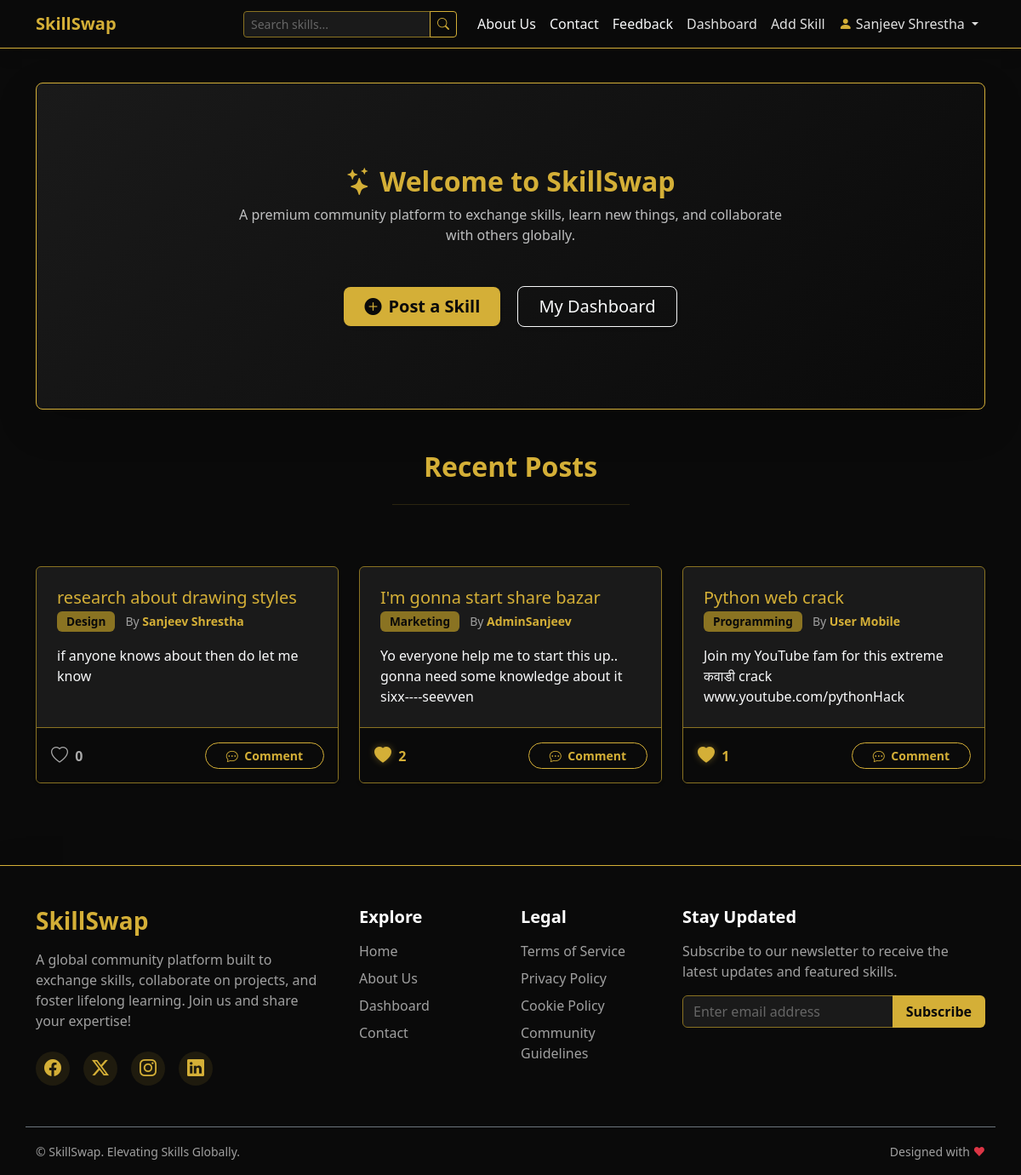
Screenshot of /home (signed in) with the database file from the repository.
### models.py (models this page shows)
class User(db.Model, UserMixin):
    id = db.Column(db.Integer, primary_key=True)
    username = db.Column(db.String(20), unique=True, nullable=False)
    email = db.Column(db.String(120), unique=True, nullable=False)
    password = db.Column(db.String(60), nullable=False)
    is_admin = db.Column(db.Boolean, default=False)
    skills = db.relationship('Skill', backref='author', lazy=True)
    comments = db.relationship('Comment', backref='author', lazy=True)
    feedbacks = db.relationship('Feedback', backref='author', lazy=True)
    likes = db.relationship('Like', backref='user', lazy=True)

class Skill(db.Model):
    id = db.Column(db.Integer, primary_key=True)
    title = db.Column(db.String(100), nullable=False)
    description = db.Column(db.Text, nullable=False)
    date_posted = db.Column(db.DateTime, nullable=False, default=datetime.utcnow)
    user_id = db.Column(db.Integer, db.ForeignKey('user.id'), nullable=False)
    category_id = db.Column(db.Integer, db.ForeignKey('category.id'), nullable=False)
    comments = db.relationship('Comment', backref='skill', lazy=True)
    likes = db.relationship('Like', backref='skill', lazy=True)

class Category(db.Model):
    id = db.Column(db.Integer, primary_key=True)
    name = db.Column(db.String(50), unique=True, nullable=False)
    skills = db.relationship('Skill', backref='category', lazy=True)

class Like(db.Model):
    id = db.Column(db.Integer, primary_key=True)
    user_id = db.Column(db.Integer, db.ForeignKey('user.id'), nullable=False)
    skill_id = db.Column(db.Integer, db.ForeignKey('skill.id'), nullable=False)

### app.py (the view)
@app.route("/")
@app.route("/home")
def home():
    skills = Skill.query.order_by(Skill.date_posted.desc()).limit(6).all()
    return render_template('index.html', skills=skills)

### app.py (called while the page is built)
@login_manager.user_loader
def load_user(user_id):
    return User.query.get(int(user_id))

### templates/index.html (shortened to what this page needs)
{% extends "base.html" %}
{% block content %}
<div class="p-5 mb-5 bg-darkest border border-gold shadow-lg rounded-3 text-center hero-section">
    <div class="container-fluid py-5">
        <h2 class="fw-bold text-gold mb-2"><i class="bi bi-stars me-2"></i>Welcome to SkillSwap</h2>
        <p class="col-md-8 mx-auto fs-6 text-light opacity-75">
            A premium community platform to exchange skills, learn new things, and collaborate with others globally.
        </p>
        <div class="mt-5">
            {% if not current_user.is_authenticated %}
            <a href="{{ url_for('register') }}" class="btn btn-gold btn-lg px-5 shadow-sm fw-bold">Join Now</a>
            <a href="{{ url_for('login') }}" class="btn btn-outline-light btn-lg ms-3 px-5 shadow-sm">Login</a>
            {% else %}
            <a href="{{ url_for('new_skill') }}" class="btn btn-gold btn-lg px-4 shadow-sm fw-bold"><i
                    class="bi bi-plus-circle-fill me-2"></i>Post a Skill</a>
            <a href="{{ url_for('dashboard') }}" class="btn btn-outline-light btn-lg ms-3 px-4 shadow-sm">My
                Dashboard</a>
            {% endif %}
        </div>
    </div>
</div>
<div class="row mb-4">
    <div class="col-12 text-center">
        <h2 class="text-gold fw-bold mb-4">Recent Posts</h2>
        <hr class="border-gold-subtle mx-auto w-25 mb-5">
    </div>
</div>
<div class="row g-4 mb-5">
    {% if skills %}
    {% for skill in skills %}
    <div class="col-md-4">
        <div class="card h-100 shadow-sm skill-card border-gold-subtle bg-dark">
            <div class="card-body p-4">
                <h5 class="card-title"><a href="{{ url_for('skill', skill_id=skill.id) }}" class="text-gold text-decoration-none">{{ skill.title }}</a></h5>
                <h6 class="card-subtitle mb-3 text-muted">
                    <span class="badge bg-secondary">{{ skill.category.name }}</span>
                    <small class="ms-2">By <a href="{{ url_for('user_profile', username=skill.author.username) }}" class="text-gold text-decoration-none fw-bold hover-underline">{{ skill.author.username }}</a></small>
                </h6>
                <p class="card-text text-light">{{ skill.description|truncate(120) }}</p>
            </div>
                <div class="card-footer bg-darkest border-top border-gold-subtle d-flex justify-content-between align-items-center py-3">
                    <div class="d-flex gap-4">
                        <button type="button" class="btn btn-link text-decoration-none p-0 social-btn like-btn {% if current_user.is_authenticated and skill.likes|selectattr('user_id', 'equalto', current_user.id)|list|length > 0 %}active{% endif %}"
                                data-skill-id="{{ skill.id }}"
                                title="Like">
                            <i class="bi bi-heart{% if current_user.is_authenticated and skill.likes|selectattr('user_id', 'equalto', current_user.id)|list|length > 0 %}-fill{% endif %} me-1 fs-5"></i>
                            <span class="like-count fw-bold">{{ skill.likes|length }}</span>
                        </button>
                    </div>
                    <a href="{{ url_for('skill', skill_id=skill.id) }}#comments" class="btn btn-outline-gold btn-sm px-4 rounded-pill fw-bold">
                        <i class="bi bi-chat-dots me-1"></i> Comment
                    </a>
                </div>
        </div>
    </div>
    {% endfor %}
    {% else %}
    <div class="col-12">
        <div class="alert alert-info bg-darkest border-gold text-center text-light">
            No skills have been posted yet. Be the first to share your expertise!
        </div>
    </div>
    {% endif %}
</div>
{% endblock %}

### templates/base.html (shortened to what this page needs)
<!DOCTYPE html>
<html lang="en">
<head>
    <link href="https://cdn.jsdelivr.net/npm/bootstrap@5.3.0/dist/css/bootstrap.min.css" rel="stylesheet">
    <link rel="stylesheet" href="{{ url_for('static', filename='css/style.css') }}">
    <link rel="stylesheet" href="https://cdn.jsdelivr.net/npm/bootstrap-icons@1.11.1/font/bootstrap-icons.css">
</head>
<body>
    <nav class="navbar navbar-expand-lg navbar-dark bg-darkest border-bottom border-gold mb-4 shadow">
        <div class="container">
            <a class="navbar-brand text-gold fw-bold" href="{{ url_for('home') }}">SkillSwap</a>
            <div class="collapse navbar-collapse" id="navbarNav">
                <ul class="navbar-nav ms-auto align-items-lg-center">
                    <li class="nav-item me-lg-3 my-2 my-lg-0">
                        <form action="{{ url_for('search') }}" method="GET" class="d-flex">
                            <div class="input-group input-group-sm">
                                <input class="form-control bg-dark border-gold-subtle text-light" type="search"
                                    placeholder="Search skills..." aria-label="Search" name="q">
                                <button class="btn btn-outline-gold" type="submit"><i class="bi bi-search"></i></button>
                            </div>
                        </form>
                    </li>
                    <li class="nav-item">
                        <a class="nav-link text-light" href="{{ url_for('about') }}">About Us</a>
                    </li>
                    <li class="nav-item">
                        <a class="nav-link text-light" href="{{ url_for('contact') }}">Contact</a>
                    </li>
                    <li class="nav-item">
                        <a class="nav-link text-light" href="{{ url_for('feedback') }}">Feedback</a>
                    </li>
                    {% if current_user.is_authenticated %}
                    <li class="nav-item">
                        <a class="nav-link" href="{{ url_for('dashboard') }}">Dashboard</a>
                    </li>
                    <li class="nav-item">
                        <a class="nav-link" href="{{ url_for('new_skill') }}">Add Skill</a>
                    </li>
                    <li class="nav-item dropdown">
                        <a class="nav-link dropdown-toggle" href="#" id="navbarDropdown" role="button"
                            data-bs-toggle="dropdown" aria-expanded="false">
                            <i class="bi bi-person-fill text-gold me-1"></i>{{ current_user.username }}
                        </a>
                    </li>
                    {% endif %}
                </ul>
            </div>
        </div>
    </nav>
    <div class="container main-content flex-grow-1">
        {% block content %}{% endblock %}
    </div>
    <footer class="bg-darkest text-white mt-auto pt-5 pb-3 border-top border-gold shadow-lg w-100">
        <div class="container">
            <div class="row mb-5">
                <div class="col-lg-4 col-md-6 mb-4 mb-md-0">
                    <h3 class="text-gold fw-bold mb-3">SkillSwap</h3>
                    <p class="text-secondary pe-lg-4">
                        A global community platform built to exchange skills, collaborate on projects, and foster
                        lifelong learning. Join us and share your expertise!
                    </p>
                    <div class="d-flex mt-4 gap-3">
                        <a href="#" class="social-icon text-gold fs-5"><i class="bi bi-facebook"></i></a>
                        <a href="#" class="social-icon text-gold fs-5"><i class="bi bi-twitter-x"></i></a>
                        <a href="#" class="social-icon text-gold fs-5"><i class="bi bi-instagram"></i></a>
                        <a href="#" class="social-icon text-gold fs-5"><i class="bi bi-linkedin"></i></a>
                    </div>
                </div>
                <div class="col-lg-2 col-md-6 mb-4 mb-md-0">
                    <h5 class="text-white mb-3 fw-bold">Explore</h5>
                    <ul class="list-unstyled footer-links">
                        <li class="mb-2"><a href="{{ url_for('home') }}"
                                class="text-secondary text-decoration-none transition-hover">Home</a></li>
                        <li class="mb-2"><a href="{{ url_for('about') }}"
                                class="text-secondary text-decoration-none transition-hover">About Us</a></li>
                        <li class="mb-2"><a href="{{ url_for('dashboard') }}"
                                class="text-secondary text-decoration-none transition-hover">Dashboard</a></li>
                        <li class="mb-2"><a href="{{ url_for('contact') }}"
                                class="text-secondary text-decoration-none transition-hover">Contact</a></li>
                    </ul>
                </div>
                <div class="col-lg-2 col-md-6 mb-4 mb-md-0">
                    <h5 class="text-white mb-3 fw-bold">Legal</h5>
                    <ul class="list-unstyled footer-links">
                        <li class="mb-2"><a href="#" class="text-secondary text-decoration-none transition-hover">Terms
                                of Service</a></li>
                        <li class="mb-2"><a href="#"
                                class="text-secondary text-decoration-none transition-hover">Privacy Policy</a></li>
                        <li class="mb-2"><a href="#" class="text-secondary text-decoration-none transition-hover">Cookie
                                Policy</a></li>
                        <li class="mb-2"><a href="#"
                                class="text-secondary text-decoration-none transition-hover">Community Guidelines</a>
                        </li>
                    </ul>
                </div>
                <div class="col-lg-4 col-md-6">
                    <h5 class="text-white mb-3 fw-bold">Stay Updated</h5>
                    <p class="text-secondary mb-3">Subscribe to our newsletter to receive the latest updates and
                        featured skills.</p>
                    <form class="d-flex w-100 mt-2">
                        <div class="input-group">
                            <input type="email" class="form-control bg-dark border-gold-subtle text-white"
                                placeholder="Enter email address" aria-label="Email Address"
                                aria-describedby="button-addon2">
                            <button class="btn btn-gold fw-bold px-3" type="button"
                                id="button-addon2">Subscribe</button>
                        </div>
                    </form>
                </div>
            </div>
            <div class="row align-items-center pt-3 mt-3 border-top border-secondary">
                <div class="col-md-6 text-center text-md-start mb-2 mb-md-0">
                    <small class="text-secondary">&copy; SkillSwap. Elevating Skills Globally.</small>
                </div>
                <div class="col-md-6 text-center text-md-end">
                    <small class="text-secondary">Designed with <span class="text-danger">&hearts;</span></small>
                </div>
            </div>
        </div>
    </footer>
</body>
</html>

### static/css/style.css (style rules this page uses)
:root { --gold: #d4af37; --gold-subtle: #8a7322; --darkest: #0a0a0a; --dark: #1a1a1a; --light-text: #e0e0e0; }
body { display: flex; flex-direction: column; min-height: 100vh; background-color: var(--darkest); color: var(--light-text); }
h1, h2, h3, h4, h5, h6 { color: var(--gold); }
a { color: var(--gold); text-decoration: none; transition: color 0.3s ease; }
.text-gold { color: var(--gold) !important; }
.bg-darkest { background-color: var(--darkest) !important; }
.bg-dark { background-color: var(--dark) !important; }
.border-gold { border-color: var(--gold) !important; }
.border-gold-subtle { border-color: var(--gold-subtle) !important; }
.text-muted, .text-secondary { color: #a0a0a0 !important; }
::placeholder { color: #666 !important; opacity: 1; }
.main-content { flex: 1; padding-bottom: 3rem; padding-top: 1rem; }
.btn-gold { background-color: var(--gold); color: var(--darkest); border: none; }
.btn-outline-gold { color: var(--gold); border-color: var(--gold); background-color: transparent; }
.hero-section { background: linear-gradient(135deg, var(--dark) 0%, var(--darkest) 100%); border: 1px solid var(--gold-subtle); }
.card { background-color: var(--dark); border: 1px solid var(--gold-subtle); color: var(--light-text); }
.card-title { color: var(--gold); }
.form-control, .form-select { background-color: var(--darkest); border: 1px solid var(--gold-subtle); color: var(--light-text); }
.skill-card { transition: transform 0.2s ease-in-out, box-shadow 0.2s ease-in-out; }
.badge.bg-secondary { background-color: var(--gold-subtle) !important; color: var(--darkest); font-size: 0.85em; padding: 0.4em 0.8em; }
.navbar-dark .navbar-nav .nav-link { color: var(--light-text); }
footer { border-top: 1px solid var(--gold-subtle); }
.footer-links a { position: relative; display: inline-block; }
.footer-links a::after { content: ''; position: absolute; width: 0; height: 1px; bottom: -2px; left: 0; background-color: var(--gold); transition: width 0.3s ease; }
.social-icon { display: inline-flex; align-items: center; justify-content: center; width: 40px; height: 40px; border-radius: 50%; background-color: rgba(212, 175, 55, 0.1); transition: all 0.3s ease; }

### templates/base.html (style rules this page uses)
.social-btn { color: #aaa; transition: all 0.2s ease; cursor: pointer; }
.social-btn.active { color: var(--gold); }
.social-btn.active i { filter: drop-shadow(0 0 4px rgba(212, 175, 55, 0.4)); }
.transition-hover { transition: all 0.3s ease; }

### rows the page displays
User: username "Sanjeev Shrestha"
Skill: title "research about drawing styles", category.name "Design", author.username "Sanjeev Shrestha", description "if anyone knows about then do let me know", likes|length "0"
Skill: title "I'm gonna start share bazar", category.name "Marketing", author.username "AdminSanjeev", description "Yo everyone help me to start this up.. gonna need some knowledge about it sixx----seevven", likes|length "2"
Skill: title "Python web crack", category.name "Programming", author.username "User Mobile", description "Join my YouTube fam for this extreme कवाडी crack www.youtube.com/pythonHack", likes|length "1"
